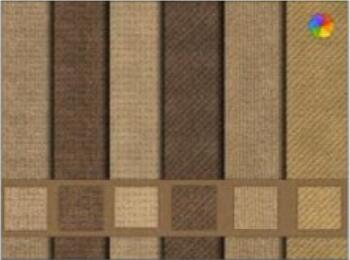
#> input picture Image Processing in OpenCV/Smoothing Images/bilateral.jpg, 350 x 260 px
$ python BilateralFilter.py
#> lines starting #> are read from the running program, lines starting #| are printed output that depends on the picture
# -*- coding: utf-8 -*-
"""
@author: wuxin
"""

import cv2
import numpy as np
from matplotlib import pyplot as plt

if __name__ == "__main__":

    img = cv2.imread('bilateral.jpg')
#> img is the input picture: shape (260, 350, 3); mean B, G, R 79.9, 109.3, 134.3
    b, g, r = cv2.split(img)
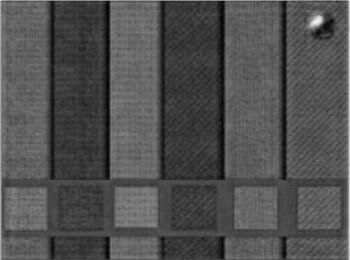
#> b: shape (260, 350); min 2, max 242, mean 79.9
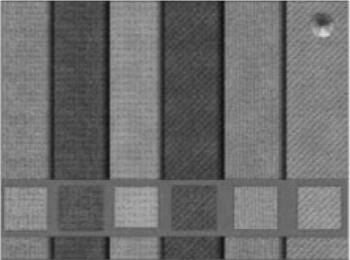
#> g: shape (260, 350); min 15, max 246, mean 109.3
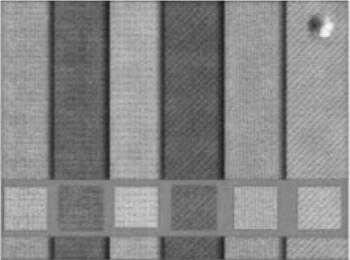
#> r: shape (260, 350); min 25, max 255, mean 134.3
    img = cv2.merge([r, g, b])
    #cv2.bilateralFilter(src, d, sigmaColor, sigmaSpace)
    #d – Diameter of each pixel neighborhood that is used during filtering.
    # If it is non-positive, it is computed from sigmaSpace
    #9 邻域直径，两个75 分别是空间高斯函数标准差，灰度值相似性高斯函数标准差
    blur = cv2.bilateralFilter(img, 9, 75, 75)

    plt.subplot(121), plt.imshow(img), plt.title('Original')
    plt.xticks([]), plt.yticks([])
    plt.subplot(122), plt.imshow(blur), plt.title('BilateralFilter')
    plt.xticks([]), plt.yticks([])
    plt.show()
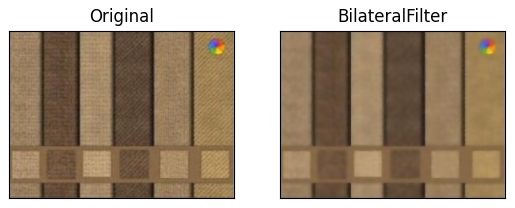
#> figure drawn by matplotlib, 2 panels
